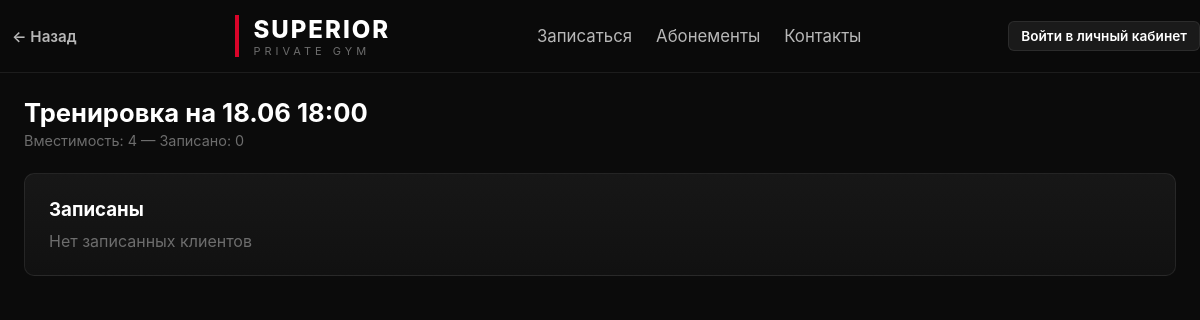
The app's page /slot/8?week_offset=0, older data.
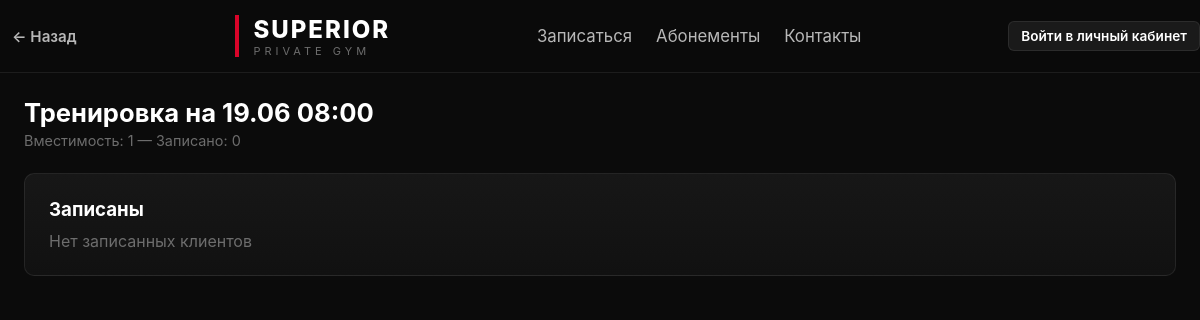
The same page, newer data.
### app/models.py (models this page shows)
class Slot(Base):
    __tablename__ = "slots"
    id = Column(Integer, primary_key=True)
    start_time = Column(DateTime)
    capacity = Column(Integer, default=4)

### app/routes/schedule.py (the view)
@router.get("/slot/{slot_id}")
def slot_page(
    request: Request,
    slot_id: int,
    db: Session = Depends(get_db),
    week_offset: int = 0,
    user: dict = Depends(get_current_user),
):
    slot = db.get(Slot, slot_id)
    bookings = db.query(Booking).filter(Booking.slot_id == slot_id).all()
    clients = [db.get(Client, b.client_id) for b in bookings]
    all_clients = db.query(Client).all()
    return templates.TemplateResponse(
        request=request,
        name="slot.html",
        context={
            "slot": slot,
            "clients": clients,
            "all_clients": all_clients,
            "week_offset": week_offset,
            "user": user,
        },
    )

### templates/slot.html (shortened to what this page needs)
{% extends "base.html" %}
{% block content %}
<div class="slot__header">
	<h2 class="slot__header-title">Тренировка на {{ slot.start_time.strftime('%d.%m %H:%M') }}</h2>
	<div class="slot__header-meta">Вместимость: {{ slot.capacity }} — Записано: {{ clients|length }}</div>
</div>
{% set flash = request.query_params.get('flash') %}
{% if user and user.role in ('admin', 'trainer') %}
<div class="panel mb-3">
	<div class="flex-row" style="justify-content:space-between;">
		<div>
			<h3>Программа тренировки</h3>
			<p class="text-muted" style="font-size:0.85rem;">Просмотр и редактирование плана упражнений</p>
		</div>
		<div class="flex-row">
			<a class="btn btn--primary" href="/slot/{{ slot.id }}/program?week_offset={{ week_offset }}">План тренировки</a>
			{% if clients and clients|length > 0 %}
			<form method="post" action="/slot/{{ slot.id }}/complete"
				onsubmit="return confirm('Подтвердить проведение занятия и списать 1 занятие у всех записанных?');">
				{{ csrf_input(request) }}
				<input type="hidden" name="week_offset" value="{{ week_offset }}" />
				<button class="btn btn--success" type="submit">Тренировка завершена</button>
			</form>
			{% endif %}
		</div>
	</div>
</div>
<div class="slot-columns">
	<div class="slot-columns__left">
		<div class="panel">
			<h3>Записаны</h3>
			<ul class="client-list mt-1">
				{% for client in clients %}
				<li class="client-list__item">
					<span>{{ client.fio() }}</span>
					<form method="post" action="/slot/{{ slot.id }}/remove" class="form--inline">
						{{ csrf_input(request) }}
						<input type="hidden" name="client_id" value="{{ client.id }}" />
						<input type="hidden" name="week_offset" value="{{ week_offset }}" />
						<button class="btn btn--small">Удалить</button>
					</form>
				</li>
				{% else %}
				<p class="text-muted">Нет записанных клиентов</p>
				{% endfor %}
			</ul>
			<form method="post" action="/slot/{{ slot.id }}/add" class="flex-row mt-2">
				{{ csrf_input(request) }}
				<select name="client_id" class="form__select">
					{% for client in all_clients %}
					<option value="{{ client.id }}">{{ client.name }}</option>
					{% endfor %}
				</select>
				<input type="hidden" name="week_offset" value="{{ week_offset }}" />
				<button class="btn btn--primary">Добавить</button>
			</form>
		</div>
	</div>
	<div class="slot-columns__right">
		<div class="panel">
			<h3>Настройки слота</h3>
			<form method="post" action="/slots/edit/{{ slot.id }}" class="form mt-1" id="edit-slot-form">
				{{ csrf_input(request) }}
				<input type="hidden" name="week_offset" value="{{ week_offset }}" />
				<div class="flex-row mt-1">
					<label class="form__label">Время</label>
					<input class="form__input" type="text" name="start_time" value="{{ slot.start_time.strftime('%Y-%m-%d %H:%M') }}" required />
				</div>
				<div class="flex-row mt-1">
					<label class="form__label">Вместимость</label>
					<select name="capacity" class="form__select">
						<option value="1" {% if slot.capacity == 1 %}selected{% endif %}>1</option>
						<option value="2" {% if slot.capacity == 2 %}selected{% endif %}>2</option>
						<option value="3" {% if slot.capacity == 3 %}selected{% endif %}>3</option>
						<option value="4" {% if slot.capacity == 4 %}selected{% endif %}>4</option>
					</select>
				</div>
				<div class="flex-row mt-1">
					<button class="btn btn--primary" type="submit" form="edit-slot-form">Сохранить</button>
					<button class="btn btn--secondary" type="submit" form="delete-slot-form"
						onclick="return confirm('Удалить слот? Это удалит все бронирования.');">Удалить слот</button>
				</div>
			</form>
			<form id="delete-slot-form" method="post" action="/slots/delete/{{ slot.id }}" class="form--inline">
				{{ csrf_input(request) }}
				<input type="hidden" name="week_offset" value="{{ week_offset }}" />
			</form>
		</div>
	</div>
</div>
{% else %}
<div class="panel">
	<h3>Записаны</h3>
	<ul class="client-list mt-1">
		{% for client in clients %}
		<li class="client-list__item">{{ client.fio() }}</li>
		{% else %}
		<p class="text-muted">Нет записанных клиентов</p>
		{% endfor %}
	</ul>
</div>
{% endif %}
{% endblock %}

### templates/base.html (shortened to what this page needs)
<!DOCTYPE html>
<html lang="ru">
<head>
    <link rel="stylesheet"
          href="/static/style.css">
</head>
<body>
<header class="header">
    <div class="header__inner">
        <div class="header__back">
            <button class="btn btn--ghost" onclick="history.back()">← Назад</button>
        </div>
        <a class="header__logo" href="/">
            <span class="header__accent-line"></span>
            <div>
                <div class="header__brand">SUPERIOR</div>
                <div class="header__subtitle">PRIVATE GYM</div>
            </div>
        </a>
        <nav class="header__nav">
            {% set _user = request.session.get('user') %}
            {% if _user and _user.role in ('admin', 'trainer') %}
            <a href="/schedule" class="header__nav-link">Расписание</a>
            <a href="/clients" class="header__nav-link">Клиенты</a>
            <a href="/subscriptions" class="header__nav-link">Абонементы</a>
            <a href="/journal" class="header__nav-link">Журнал</a>
            <a href="/dashboard" class="header__nav-link">Дашборд</a>
            <a href="/budget" class="header__nav-link">Бюджет</a>
            <a href="/sql" class="header__nav-link">SQL</a>
            {% elif _user and _user.role == 'client' %}
            <a href="/schedule" class="header__nav-link">Расписание</a>
            {% else %}
            <a href="/signup" class="header__nav-link">Записаться</a>
            <a href="/subscriptions" class="header__nav-link">Абонементы</a>
            <a href="/contacts" class="header__nav-link">Контакты</a>
            {% endif %}
        </nav>
        <div class="header__user">
            {% if _user %}
            <a href="/profile" class="header__user-name">{{ _user.name }}</a>
            <form method="post" action="/logout" class="form--inline">
                {{ csrf_input(request) }}
                <button class="btn btn--ghost btn--small" type="submit">Выйти</button>
            </form>
            {% else %}
            <a href="/login" class="btn btn--primary btn--small">Войти в личный кабинет</a>
            {% endif %}
        </div>
    </div>
</header>
<main class="container">
    {% block content %}
    {% endblock %}
</main>
</body>
</html>

### static/style.css (style rules this page uses)
*, *::before, *::after { margin:0; padding:0; box-sizing:border-box; }
html { scroll-behavior:smooth; }
body { background:var(--bg-primary); color:var(--text-primary); font-family:Inter,system-ui,sans-serif; min-height:100vh; }
.container { width:min(1400px,calc(100% - 48px)); margin-inline:auto; padding:24px 0; }
.header { position:sticky; top:0; z-index:1000; backdrop-filter:blur(16px); background:rgba(11,11,11,.85); border-bottom:1px solid var(--border); }
.header__inner { display:flex; justify-content:space-between; align-items:center; height:72px; }
.header__logo { display:flex; align-items:center; gap:14px; text-decoration:none; }
.header__accent-line { width:4px; height:42px; background:var(--accent); display:block; }
.header__back { display:flex; align-items:center; }
.header__brand { font-size:24px; font-weight:800; letter-spacing:2px; text-transform:uppercase; color:var(--text-primary); }
.header__subtitle { font-size:11px; letter-spacing:4px; color:var(--text-muted); }
.header__nav { display:flex; gap:24px; }
.header__nav-link { color:var(--text-secondary); text-decoration:none; transition:var(--transition); font-size:1.05rem; }
.header__user { display:flex; align-items:center; gap:12px; font-size:14px; }
.btn { display:inline-flex; align-items:center; justify-content:center; gap:8px; text-decoration:none; cursor:pointer; transition:var(--transition); font-weight:600; font-size:0.95rem; border:none; border-radius:var(--radius-sm); font-family:inherit; }
.btn--primary { background:var(--accent); color:white; padding:10px 20px; }
.btn--small { padding:6px 12px; font-size:0.85rem; background:var(--bg-elevated); color:var(--text-primary); border:1px solid var(--border); border-radius:var(--radius-sm); }
.btn--ghost { background:transparent; border:none; color:var(--text-secondary); padding:6px 12px; }
.slot__header { margin-bottom:24px; }
.slot__header-title { font-size:1.6rem; font-weight:700; margin-bottom:4px; }
.slot__header-meta { color:var(--text-muted); font-size:0.9rem; }
.client-list { list-style:none; display:flex; flex-direction:column; gap:6px; }
.panel { background:linear-gradient(180deg,#171717,#111111); border:1px solid var(--border); border-radius:var(--radius-md); padding:24px; transition:var(--transition); }
.mt-1 { margin-top:10px; }
.text-muted { color:var(--text-muted); }

Row changes from the older to the newer data that the page shows:
changed Slot: start_time "18.06 18:00" → "19.06 08:00"; capacity "4" → "1"
